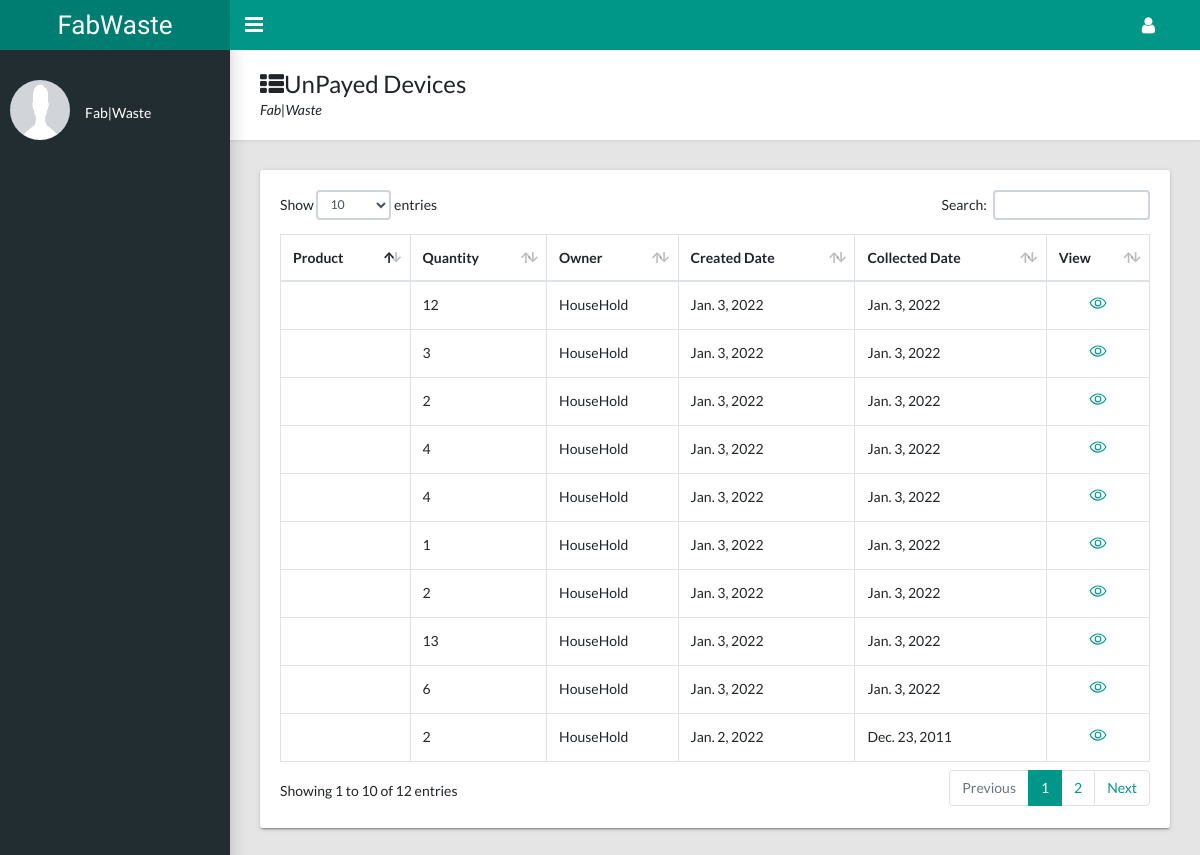
Screenshot of /dashboard/un-payed with the database file from the repository.
### products/models.py (models this page shows, shortened)
class Product(models.Model):
    AVAILABILITY = (
        ('Available', 'Available'),
        ('UnAvailable', 'UnAvailable'),
    )
    STATUS = (
        ('Collected', 'Collected'),
        ('Pending', 'Pending'), ('Denied', 'Denied'),
    )
    user = models.ForeignKey(UsersAccount, on_delete=models.DO_NOTHING)
    category = models.ForeignKey(Category, on_delete=models.DO_NOTHING)
    product_name = models.CharField(max_length=100)
    product_image = models.ImageField(upload_to='media')
    description = models.TextField()
    created_date = models.DateField(auto_now_add=True)
    collected_date = models.DateField()
    quantity = models.IntegerField()
    status = models.CharField(max_length=10, choices=STATUS, default='Pending')
    availability = models.CharField(max_length=20, choices=AVAILABILITY, default='Available')
    payed = models.BooleanField(default=False)
    desired_price = models.DecimalField(max_digits=10, decimal_places=0, default=0)
    buying_price = models.DecimalField(max_digits=10, decimal_places=0, default=0)
    selling_price = models.DecimalField(max_digits=10, decimal_places=0, default=0)
    district = models.ForeignKey(District, on_delete=models.SET_NULL, null=True)
    sector = models.CharField(max_length=100)
    cell = models.CharField(max_length=100)
    village = models.CharField(max_length=100)
    road_number = models.CharField(max_length=100, null=True, blank=True)
    house_number = models.CharField(max_length=100, null=True, blank=True)
    location_description = models.TextField(max_length=150, null=True, blank=True)
    class Meta:
        ordering = ['-created_date']

### userauth/models.py (models this page shows, shortened)
class UsersAccount(AbstractBaseUser, PermissionsMixin):
    email = models.EmailField(verbose_name='Email Address', unique=True)
    full_name = models.CharField(max_length=50)
    mobile = models.CharField(max_length=12, blank=True)
    is_active = models.BooleanField(default=False)
    is_staff = models.BooleanField(default=False)
    is_house_hold = models.BooleanField(default=False)
    is_agent = models.BooleanField(default=False)
    is_manufacture = models.BooleanField(default=False)
    is_admin = models.BooleanField(default=False)
    location = models.ForeignKey(District, on_delete=models.DO_NOTHING, null=True, blank=True, default=1)
    created = models.DateTimeField(auto_now_add=True)
    updated = models.DateTimeField(auto_now=True)
    objects = CustomAccountManager()
    USERNAME_FIELD = 'email'
    REQUIRED_FIELDS = ['full_name']
    class Meta:
        verbose_name = 'Account'
        verbose_name_plural = 'Account'

### dashboard/views.py (the view)
# urls.py: path('un-payed', un_payed_devices, name='un_payed'),
def un_payed_devices(request):
    devices = Product.objects.filter(payed=False).exclude(status='Collected')
    context = {
        'devices': devices,
    }
    return render(request, 'dashboard/not_payed_devices.html', context)

### templates/dashboard/not_payed_devices.html (shortened to what this page needs)
{% extends 'dashboard/dashboard.html' %}
{% load static %}
{% block dashboard_content %}
    <main class="app-content">
      <div class="app-title">
        <div>
          <h1><i class="fa fa-th-list"></i>UnPayed Devices</h1>
          <p>Fab|Waste</p>
        </div>
      </div>
      <div class="row">
        <div class="col-md-12">
          <div class="tile">
            <div class="tile-body">
              <div class="table-responsive">
                <table class="table table-hover table-bordered" id="sampleTable">
                  <thead>
                    <tr>
                      <th>Product</th>
                      <th>Quantity</th>
                      <th>Owner</th>
                      <th>Created Date</th>
                      <th>Collected Date</th>
                      <th>View</th>
                    </tr>
                  </thead>
                  <tbody>
                    {% for device in devices %}
                        <tr>
                          <td>{{ device.product}}</td>
                          <td>{{ device.quantity}}</td>
                          <td>{{ device.user.full_name}}</td>
                          <td>{{ device.created_date}}</td>
                          <td>{{ device.collected_date}}</td>
                          <td>
                            <div class="text-center">
                              <a href=""><ion-icon name="eye-outline" style="font-size: large"></ion-icon></a>
                            </div>
                          </td>
                        </tr>
                    {% endfor %}
                  </tbody>
                </table>
              </div>
            </div>
          </div>
        </div>
      </div>
    </main>
{% endblock %}

### rows the page displays
Product: quantity "12", user.full_name "HouseHold", created_date "Jan. 3, 2022", collected_date "Jan. 3, 2022"
Product: quantity "3", user.full_name "HouseHold", created_date "Jan. 3, 2022", collected_date "Jan. 3, 2022"
Product: quantity "2", user.full_name "HouseHold", created_date "Jan. 3, 2022", collected_date "Jan. 3, 2022"
Product: quantity "4", user.full_name "HouseHold", created_date "Jan. 3, 2022", collected_date "Jan. 3, 2022"
Product: quantity "4", user.full_name "HouseHold", created_date "Jan. 3, 2022", collected_date "Jan. 3, 2022"
Product: quantity "1", user.full_name "HouseHold", created_date "Jan. 3, 2022", collected_date "Jan. 3, 2022"
Product: quantity "2", user.full_name "HouseHold", created_date "Jan. 3, 2022", collected_date "Jan. 3, 2022"
Product: quantity "13", user.full_name "HouseHold", created_date "Jan. 3, 2022", collected_date "Jan. 3, 2022"
Product: quantity "6", user.full_name "HouseHold", created_date "Jan. 3, 2022", collected_date "Jan. 3, 2022"
Product: quantity "2", user.full_name "HouseHold", created_date "Jan. 2, 2022", collected_date "Dec. 23, 2011"
